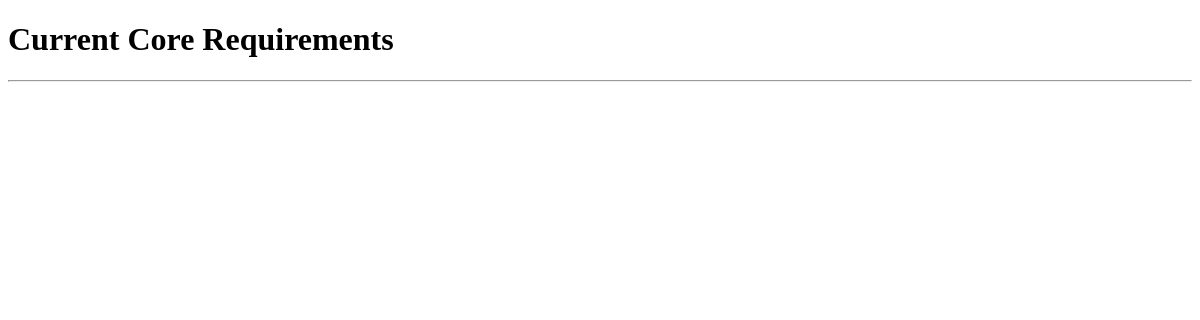
The app's page /degree_checklist/core_requirement_list, older data.
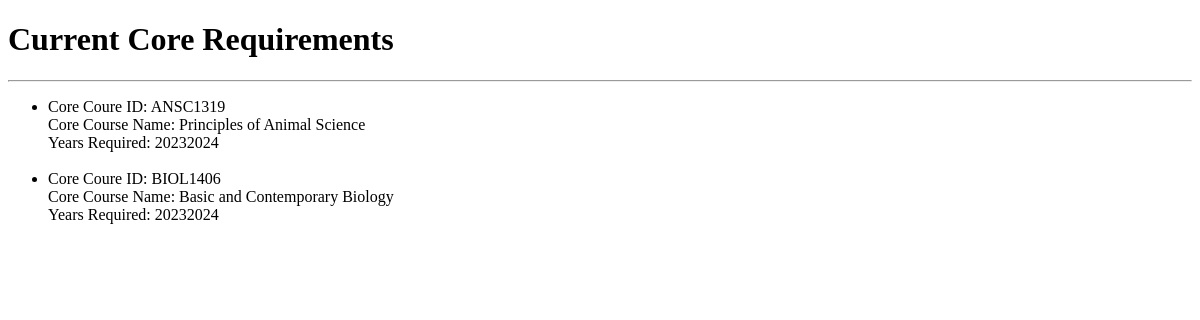
The same page, newer data.
### degree_checklist/models.py (models this page shows, shortened)
class Core_Requirements(models.Model):
    CoreCourseID = models.CharField(max_length=10, help_text="Course ID")
    CoreCourseName = models.CharField(max_length=75, help_text="Course Name")
    YearsRequired = models.IntegerField(help_text="List of Years Required")

### degree_checklist/views.py (the view)
# urls.py: path('degree_checklist/core_requirement_list',
def core_requirement_list(request):
    context = {}
    context["core_requirement_list"] = Core_Requirements.objects.all().order_by(
        'CoreCourseID').values()
    return render(request, 'degree_checklist/core_requirement_list.html', context)

### degree_checklist/templates/degree_checklist/core_requirement_list.html (shortened to what this page needs)
<!doctype html>
<html lang="en">
<head>
</head>
<body>
    <h1>Current Core Requirements</h1>
    <hr>
    <ul>
        {% for item in core_requirement_list %}
        <li>
            <span>Core Coure ID: </span> <span>{{ item.CoreCourseID }}</span>
            <br>
            <span>Core Course Name: </span><span>{{ item.CoreCourseName }}</span>
            <br>
            <span>Years Required: </span><span>{{ item.YearsRequired }}</span>
        </li>
        <br>
        {% endfor %}
    </ul>
</body>
</html>

Row changes from the older to the newer data that the page shows:
added Core_Requirements: CoreCourseID "ANSC1319", CoreCourseName "Principles of Animal Science", YearsRequired "20232024"
added Core_Requirements: CoreCourseID "BIOL1406", CoreCourseName "Basic and Contemporary Biology", YearsRequired "20232024"
